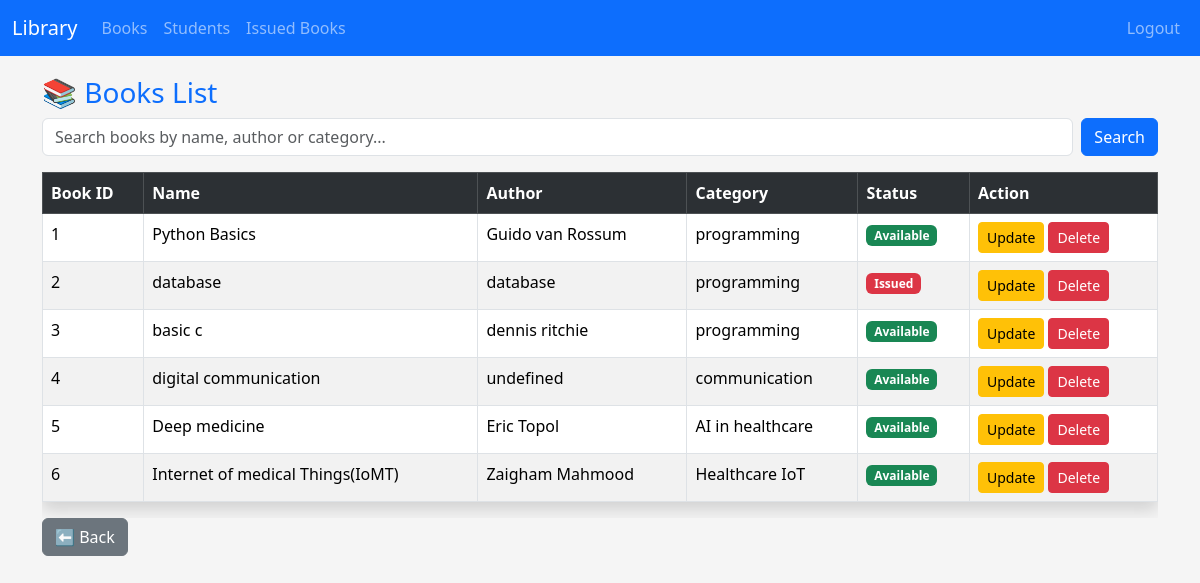
The app's page /view_books (signed in) with its own data.
### tables this page shows
CREATE TABLE books (
    bookid INTEGER PRIMARY KEY AUTOINCREMENT,
    name TEXT,
    author TEXT,
    category TEXT
);

### app.py (the view)
@app.route("/view_books")
def view_books():
    if not login_required():
        return redirect("/login")
    search = request.args.get("q", "")
    db = connect_db()
    query = """
        SELECT b.*,
               CASE WHEN i.id IS NOT NULL THEN 'Issued' ELSE 'Available' END as status
        FROM books b
        LEFT JOIN issued_books i ON b.bookid = i.bookid AND i.return_date IS NULL
    """
    if search:
        query += " WHERE b.name LIKE ? OR b.author LIKE ? OR b.category LIKE ?"
        query += " ORDER BY b.bookid"
        books = db.execute(query, (f"%{search}%", f"%{search}%", f"%{search}%")).fetchall()
    else:
        query += " ORDER BY b.bookid"
        books = db.execute(query).fetchall()
    db.close()
    return render_template("view.html", books=books, search_query=search)

### app.py (called while the page is built)
def connect_db():
    db_path = os.path.join(app.root_path, "library.db")
    conn = sqlite3.connect(db_path)
    conn.row_factory = sqlite3.Row
    return conn

def login_required():
    return "admin" in session

### templates/view.html (shortened to what this page needs)
{% extends "base.html" %}
{% block content %}
{% if books %}
<h3 class="text-primary">📚 Books List</h3>
<form action="/view_books" method="GET" class="mb-3 d-flex">
    <input type="text" name="q" class="form-control me-2" placeholder="Search books by name, author or category..."
        value="{{ search_query }}">
    <button type="submit" class="btn btn-primary">Search</button>
</form>
<div class="table-responsive">
    <table class="table table-bordered table-striped shadow mb-3">
        <tr class="table-dark">
            <th>Book ID</th>
            <th>Name</th>
            <th>Author</th>
            <th>Category</th>
            <th>Status</th>
            <th>Action</th>
        </tr>
        {% for b in books %}
        <tr>
            <td>{{ b.bookid }}</td>
            <td>{{ b.name }}</td>
            <td>{{ b.author }}</td>
            <td>{{ b.category }}</td>
            <td>
                {% if b.status == 'Available' %}
                <span class="badge bg-success">Available</span>
                {% else %}
                <span class="badge bg-danger">Issued</span>
                {% endif %}
            </td>
            <td>
                <a href="/update_book/{{ b.bookid }}" class="btn btn-warning btn-sm">Update</a>
                <a href="/delete_book/{{ b.bookid }}" class="btn btn-danger btn-sm"
                    onclick="return confirm('Delete this book?')">Delete</a>
            </td>
        </tr>
        {% endfor %}
    </table>
</div>
<a href="/books" class="btn btn-secondary">⬅ Back</a>
{% endif %}
{% endblock %}

### templates/base.html (shortened to what this page needs)
<!DOCTYPE html>
<html lang="en">
<head>
    <link href="https://cdn.jsdelivr.net/npm/bootstrap@5.3.1/dist/css/bootstrap.min.css" rel="stylesheet">
</head>
<body>
    <nav class="navbar navbar-expand-lg navbar-dark bg-primary">
        <div class="container-fluid">
            <a class="navbar-brand" href="/">Library</a>
            <div class="collapse navbar-collapse" id="navbarNav">
                <ul class="navbar-nav me-auto">
                    {% if session.admin %}
                    <li class="nav-item"><a class="nav-link" href="/books">Books</a></li>
                    <li class="nav-item"><a class="nav-link" href="/students">Students</a></li>
                    <li class="nav-item"><a class="nav-link" href="/issued_books">Issued Books</a></li>
                    {% endif %}
                </ul>
                <ul class="navbar-nav ms-auto">
                    {% if session.admin %}
                    <li class="nav-item d-none d-md-block"><a class="nav-link" href="/logout">Logout</a></li>
                    {% else %}
                    <li class="nav-item"><a class="nav-link" href="/login">Login</a></li>
                    <li class="nav-item"><a class="nav-link text-warning" href="/register">Register</a></li>
                    {% endif %}
                </ul>
            </div>
        </div>
    </nav>
    <div class="container">
        {% block content %}{% endblock %}
    </div>
</body>
</html>

### templates/base.html (style rules this page uses)
body { background: #f5f5f5; }
.navbar { margin-bottom: 20px; }
h2, h3 { color: #343a40; }
.table-responsive { overflow-x: auto; }

### records on screen
books: bookid "1", name "Python Basics", author "Guido van Rossum", category "programming", shows "Available"
books: bookid "2", name "database", author "database", category "programming", shows "Issued"
books: bookid "3", name "basic c", author "dennis ritchie", category "programming", shows "Available"
books: bookid "4", name "digital communication", author "undefined", category "communication", shows "Available"
books: bookid "5", name "Deep medicine", author "Eric Topol", category "AI in healthcare", shows "Available"
books: bookid "6", name "Internet of medical Things(IoMT)", author "Zaigham Mahmood", category "Healthcare IoT", shows "Available"
